Frame 1 (no input): blank canvas, image omitted
Frame 60 (no input): blank canvas, image omitted
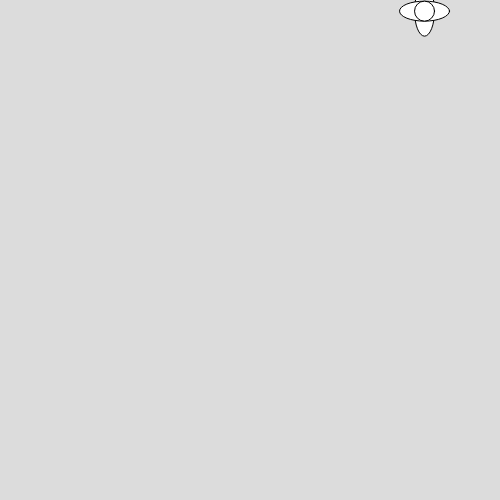
Frame 120 (the mouse pressed at the canvas centre since frame 60)

The p5.js sketch whose frames 1 and 60 were blank and that drew this single picture after the mouse press (run headless with seeded random() and noise() and a simulated clock; from frame 60 on, the mouse is pressed at the canvas centre):

// p5.js sketch
// ── sketch.js
let flowers = [];

function setup() {
  createCanvas(500, 500);
  angleMode(DEGREES);
  

  // for (let i = 0; i < 5; i++) {
  //   flowers.push(new Flower((random(12, 20)), random(width), random(-500, 0)));
  // }
}

function draw() {
  background(220);
  for(let i=0; i<flowers.length;i++){
    flowers[i].changeColor(mouseX,mouseY)

    flowers[i].moveFlower();
    flowers[i].drawFlower();
  }

  // for (let f of flowers) {
  //   f.update();
  //   f.display();
  // }
}

function mousePressed(){
  let tempFlower = new Flower(random(width),random(height),random(0,5),random(-5,5));
  flowers.push(tempFlower);
}

// ── flower.js
class Flower{
  constructor(x,y,xSpeed,ySpeed){
    this.x =x;
    this.y =y;
    this.size=50;
    this.xSpeed=xSpeed;
    this.ySpeed=ySpeed;
    this.selected=false
  }
  drawFlower(){
    if (this.selected== true){
      fill(random(0,255),random(0,255),random(0,255))
    }
    else{
      fill("white")
    }
    ellipse(this.x,this.y,20,50);
    ellipse(this.x,this.y,50,20);
    ellipse(this.x,this.y,20);

  }
  moveFlower(){
    this.x+=this.xSpeed;
    this.y+=this.ySpeed;
    if(this.y>height || this.y<0){
      this.ySpeed= -this.ySpeed*1.0001
    }
    if(this.x>height || this.x<0){
      this.xSpeed= -this.xSpeed*1.001
    }
  }
  
  changeColor(mX,mY){
    let distance = dist(mX,mY,this.x,this.y)
    if(distance < this.size/2){
      this.selected=true
    }
    // else{
    //   this.selected=false
    // }
  }
}
